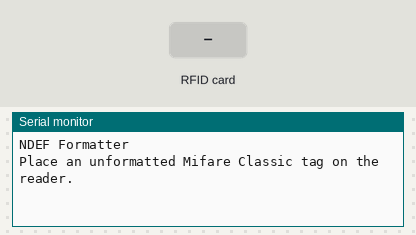
A sketch run on a simulated Arduino Uno, built with avr-gcc and run on an emulated ATmega328P. Parts: the last lines printed to the serial monitor. Inputs (shaded band) come from the test bench.

Above: at 1.2 s.
1.3 s: RFID card 5E 7A 19 C4 held to the reader
At 5.5 s:
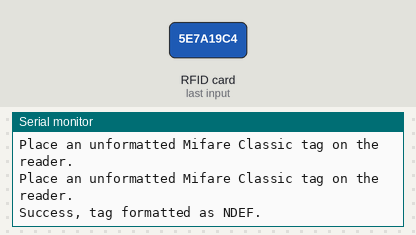
5.7 s: RFID card 5E 7A 19 C4 held to the reader
At 10.5 s:
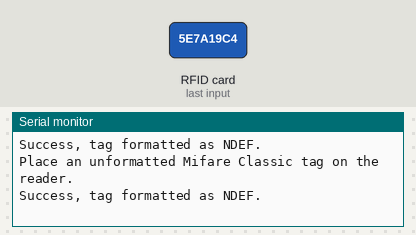

The sketch:

FormatTag.ino
```cpp
// Formats a Mifare Classic tags as an NDEF tag
// This will fail if the tag is already formatted NDEF
// nfc.clean will turn a NDEF formatted Mifare Classic tag back to the Mifare Classic format

#if 0
#include <SPI.h>
#include "PN532_SPI.h"
#include "PN532.h"
#include "NfcAdapter.h"

PN532_SPI interface(SPI, 10); // create a SPI interface for the shield with the SPI CS terminal at digital pin 10

NfcAdapter nfc = NfcAdapter(interface);
#else

#include <Wire.h>
#include <PN532_I2C.h>
#include <PN532.h>
#include <NfcAdapter.h>

PN532_I2C pn532_i2c(Wire);
NfcAdapter nfc = NfcAdapter(pn532_i2c);
#endif

void setup(void) {
    Serial.begin(9600);
    Serial.println("NDEF Formatter");
    nfc.begin();
}

void loop(void) {

    Serial.println("\nPlace an unformatted Mifare Classic tag on the reader.");
    if (nfc.tagPresent()) {

        bool success = nfc.format();
        if (success) {
          Serial.println("\nSuccess, tag formatted as NDEF.");
        } else {
          Serial.println("\nFormat failed.");
        }

    }
    delay(5000);
}
```

Measured:
- after the input at 1.3 s, the serial monitor: prints a new line after 3.8 s (image 1)
